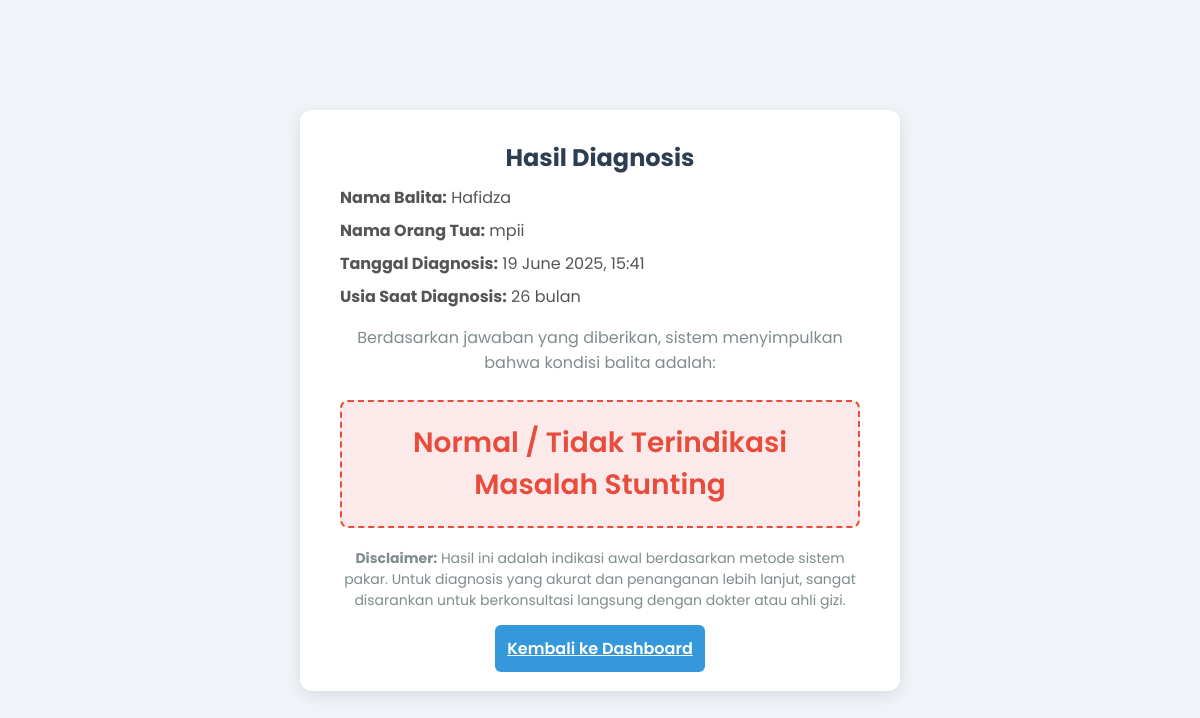
Screenshot of /hasil.php?id_hasil=4 (signed in) with the database file from the repository.
### tables this page shows
CREATE TABLE `hasil_diagnosis` (
  `id_hasil` int(11) NOT NULL,
  `id_balita` int(11) NOT NULL,
  `jawaban` longtext NOT NULL CHECK (json_valid(`jawaban`)),
  `kesimpulan_akhir` varchar(100) NOT NULL,
  `tanggal_diagnosis` timestamp NOT NULL DEFAULT current_timestamp(),
  `catatan_usia_saat_diagnosis` int(3) NOT NULL
);

CREATE TABLE `balita` (
  `id_balita` int(11) NOT NULL,
  `id_user` int(11) NOT NULL,
  `nama_balita` varchar(100) NOT NULL,
  `tanggal_lahir` date NOT NULL,
  `jenis_kelamin` enum('Laki-laki','Perempuan') NOT NULL,
  `alamat` text DEFAULT NULL
);

CREATE TABLE `users` (
  `id_user` int(11) NOT NULL,
  `username` varchar(50) NOT NULL,
  `email` varchar(100) NOT NULL,
  `password` varchar(255) NOT NULL,
  `nama_lengkap_user` varchar(100) NOT NULL,
  `role` enum('user','admin') NOT NULL DEFAULT 'user',
  `tanggal_registrasi` timestamp NOT NULL DEFAULT current_timestamp()
);

### hasil.php (the view, shortened to what this page needs)
<?php
require 'config/database.php';
$id_hasil = (int)$_GET['id_hasil'];
$id_user = $_SESSION['id_user'];
$query = "SELECT h.*, b.nama_balita, u.nama_lengkap_user
          FROM hasil_diagnosis h
          JOIN balita b ON h.id_balita = b.id_balita
          JOIN users u ON b.id_user = u.id_user
          WHERE h.id_hasil = $id_hasil AND u.id_user = $id_user";
$result = mysqli_query($koneksi, $query);
$hasil = mysqli_fetch_assoc($result);
?>
<!DOCTYPE html>
<html lang="id">
<head>
    <link rel="stylesheet" href="assets/style.css">
</head>
<body>
<div class="container">
    <div class="form-card result-card">
        <h2>Hasil Diagnosis</h2>
        <div class="result-details">
            <p><strong>Nama Balita:</strong> <?php echo htmlspecialchars($hasil['nama_balita']); ?></p>
            <p><strong>Nama Orang Tua:</strong> <?php echo htmlspecialchars($hasil['nama_lengkap_user']); ?></p>
            <p><strong>Tanggal Diagnosis:</strong> <?php echo date('d F Y, H:i', strtotime($hasil['tanggal_diagnosis'])); ?></p>
            <p><strong>Usia Saat Diagnosis:</strong> <?php echo $hasil['catatan_usia_saat_diagnosis']; ?> bulan</p>
        </div>
        <p>Berdasarkan jawaban yang diberikan, sistem menyimpulkan bahwa kondisi balita adalah:</p>
        <div class="result-conclusion">
            <?php echo htmlspecialchars($hasil['kesimpulan_akhir']); ?>
        </div>
        <p style="text-align:center; font-size: 14px; color: #7f8c8d;">
            <strong>Disclaimer:</strong> Hasil ini adalah indikasi awal berdasarkan metode sistem pakar. Untuk diagnosis yang akurat dan penanganan lebih lanjut, sangat disarankan untuk berkonsultasi langsung dengan dokter atau ahli gizi.
        </p>
        <a href="dashboard.php" class="btn">Kembali ke Dashboard</a>
    </div>
</div>
</body>
</html>

### assets/style.css (style rules this page uses)
body { font-family: 'Poppins', sans-serif; background-color: #f0f4f8; color: #333; display: flex; justify-content: center; align-items: center; min-height: 100vh; margin: 0; padding: 20px; box-sizing: border-box; }
.container { width: 100%; max-width: 600px; }
.form-card { background-color: #ffffff; padding: 30px 40px; border-radius: 12px; box-shadow: 0 4px 15px rgba(0, 0, 0, 0.1); }
.form-card h2 { text-align: center; color: #2c3e50; margin-top: 0; margin-bottom: 10px; }
.form-card p { text-align: center; color: #7f8c8d; margin-bottom: 25px; }
.btn { width: 100%; padding: 12px; border: none; border-radius: 6px; background-color: #3498db; color: #ffffff; font-size: 16px; font-weight: 600; cursor: pointer; transition: background-color 0.3s; }

### hasil.php (style rules this page uses)
.result-card { text-align: center; }
.result-conclusion { font-size: 28px; font-weight: 600; color: #e74c3c; margin: 20px 0; padding: 20px; border: 2px dashed #e74c3c; border-radius: 8px; background-color: #fbeae9; }
.result-details p { margin: 8px 0; color: #555; text-align: left; }

### rows the page displays
hasil_diagnosis: id_balita.nama_balita "Hafidza", users.nama_lengkap_user "mpii", tanggal_diagnosis "19 June 2025, 15:41", catatan_usia_saat_diagnosis "26", kesimpulan_akhir "Normal / Tidak Terindikasi Masalah Stunting"
